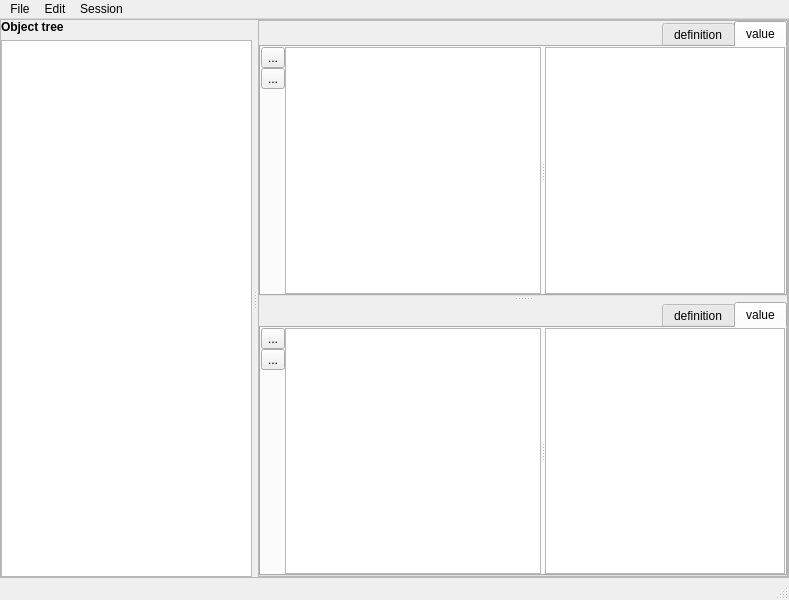
<?xml version="1.0" encoding="UTF-8"?>
<!--
######################################################################################################################
# Copyright (C) 2017 - 2018 Spine project consortium
# This file is part of Spine Toolbox.
# Spine Toolbox is free software: you can redistribute it and/or modify it under the terms of the GNU Lesser General
# Public License as published by the Free Software Foundation, either version 3 of the License, or (at your option)
# any later version. This program is distributed in the hope that it will be useful, but WITHOUT ANY WARRANTY;
# without even the implied warranty of MERCHANTABILITY or FITNESS FOR A PARTICULAR PURPOSE. See the GNU Lesser General
# Public License for more details. You should have received a copy of the GNU Lesser General Public License along with
# this program. If not, see <http://www.gnu.org/licenses/>.
######################################################################################################################
-->
<ui version="4.0">
 <class>MainWindow</class>
 <widget class="QMainWindow" name="MainWindow">
  <property name="geometry">
   <rect>
    <x>0</x>
    <y>0</y>
    <width>789</width>
    <height>600</height>
   </rect>
  </property>
  <property name="windowTitle">
   <string>MainWindow</string>
  </property>
  <property name="layoutDirection">
   <enum>Qt::LeftToRight</enum>
  </property>
  <widget class="QWidget" name="centralwidget">
   <layout class="QVBoxLayout" name="verticalLayout_10">
    <property name="spacing">
     <number>0</number>
    </property>
    <property name="leftMargin">
     <number>0</number>
    </property>
    <property name="topMargin">
     <number>0</number>
    </property>
    <property name="rightMargin">
     <number>0</number>
    </property>
    <property name="bottomMargin">
     <number>0</number>
    </property>
    <item>
     <widget class="QSplitter" name="splitter_tree_parameter">
      <property name="frameShape">
       <enum>QFrame::StyledPanel</enum>
      </property>
      <property name="orientation">
       <enum>Qt::Horizontal</enum>
      </property>
      <property name="handleWidth">
       <number>6</number>
      </property>
      <widget class="QWidget" name="layoutWidget">
       <layout class="QVBoxLayout" name="verticalLayout_3">
        <property name="spacing">
         <number>6</number>
        </property>
        <item>
         <widget class="QLabel" name="label_object_tree">
          <property name="font">
           <font>
            <weight>75</weight>
            <bold>true</bold>
           </font>
          </property>
          <property name="text">
           <string>&lt;html&gt;&lt;head/&gt;&lt;body&gt;&lt;p&gt;Object tree&lt;/p&gt;&lt;/body&gt;&lt;/html&gt;</string>
          </property>
         </widget>
        </item>
        <item>
         <widget class="ObjectTreeView" name="treeView_object">
          <property name="sizePolicy">
           <sizepolicy hsizetype="Expanding" vsizetype="Expanding">
            <horstretch>1</horstretch>
            <verstretch>0</verstretch>
           </sizepolicy>
          </property>
          <property name="contextMenuPolicy">
           <enum>Qt::CustomContextMenu</enum>
          </property>
          <property name="editTriggers">
           <set>QAbstractItemView::EditKeyPressed</set>
          </property>
          <property name="selectionMode">
           <enum>QAbstractItemView::ExtendedSelection</enum>
          </property>
          <property name="iconSize">
           <size>
            <width>20</width>
            <height>20</height>
           </size>
          </property>
         </widget>
        </item>
       </layout>
      </widget>
      <widget class="QWidget" name="layoutWidget_2">
       <layout class="QHBoxLayout" name="horizontalLayout_6">
        <item>
         <widget class="QSplitter" name="splitter">
          <property name="sizePolicy">
           <sizepolicy hsizetype="Preferred" vsizetype="Expanding">
            <horstretch>2</horstretch>
            <verstretch>0</verstretch>
           </sizepolicy>
          </property>
          <property name="frameShape">
           <enum>QFrame::StyledPanel</enum>
          </property>
          <property name="orientation">
           <enum>Qt::Vertical</enum>
          </property>
          <property name="handleWidth">
           <number>6</number>
          </property>
          <widget class="QTabWidget" name="tabWidget_object_parameter">
           <property name="sizePolicy">
            <sizepolicy hsizetype="Expanding" vsizetype="Expanding">
             <horstretch>2</horstretch>
             <verstretch>0</verstretch>
            </sizepolicy>
           </property>
           <property name="font">
            <font>
             <weight>50</weight>
             <bold>false</bold>
            </font>
           </property>
           <property name="contextMenuPolicy">
            <enum>Qt::CustomContextMenu</enum>
           </property>
           <property name="layoutDirection">
            <enum>Qt::RightToLeft</enum>
           </property>
           <property name="tabPosition">
            <enum>QTabWidget::North</enum>
           </property>
           <property name="currentIndex">
            <number>0</number>
           </property>
           <property name="tabBarAutoHide">
            <bool>false</bool>
           </property>
           <widget class="QWidget" name="tab_object_parameter_value">
            <attribute name="title">
             <string>value</string>
            </attribute>
            <layout class="QVBoxLayout" name="verticalLayout_4">
             <property name="spacing">
              <number>0</number>
             </property>
             <property name="leftMargin">
              <number>0</number>
             </property>
             <property name="topMargin">
              <number>0</number>
             </property>
             <property name="rightMargin">
              <number>0</number>
             </property>
             <property name="bottomMargin">
              <number>0</number>
             </property>
             <item>
              <widget class="QSplitter" name="splitter_2">
               <property name="layoutDirection">
                <enum>Qt::LeftToRight</enum>
               </property>
               <property name="orientation">
                <enum>Qt::Horizontal</enum>
               </property>
               <widget class="QWidget" name="layoutWidget">
                <layout class="QHBoxLayout" name="horizontalLayout">
                 <property name="spacing">
                  <number>0</number>
                 </property>
                 <item>
                  <layout class="QVBoxLayout" name="verticalLayout_2">
                   <property name="spacing">
                    <number>0</number>
                   </property>
                   <item>
                    <widget class="QToolButton" name="toolButton_add_object_parameter_values">
                     <property name="sizePolicy">
                      <sizepolicy hsizetype="Fixed" vsizetype="Fixed">
                       <horstretch>2</horstretch>
                       <verstretch>0</verstretch>
                      </sizepolicy>
                     </property>
                     <property name="text">
                      <string>...</string>
                     </property>
                     <property name="iconSize">
                      <size>
                       <width>16</width>
                       <height>16</height>
                      </size>
                     </property>
                    </widget>
                   </item>
                   <item>
                    <widget class="QToolButton" name="toolButton_remove_object_parameter_values">
                     <property name="sizePolicy">
                      <sizepolicy hsizetype="Fixed" vsizetype="Fixed">
                       <horstretch>2</horstretch>
                       <verstretch>0</verstretch>
                      </sizepolicy>
                     </property>
                     <property name="text">
                      <string>...</string>
                     </property>
                     <property name="iconSize">
                      <size>
                       <width>16</width>
                       <height>16</height>
                      </size>
                     </property>
                     <property name="shortcut">
                      <string>Ctrl+S</string>
                     </property>
                    </widget>
                   </item>
                   <item>
                    <spacer name="verticalSpacer_3">
                     <property name="orientation">
                      <enum>Qt::Vertical</enum>
                     </property>
                     <property name="sizeHint" stdset="0">
                      <size>
                       <width>20</width>
                       <height>40</height>
                      </size>
                     </property>
                    </spacer>
                   </item>
                  </layout>
                 </item>
                 <item>
                  <widget class="AutoFilterCopyPasteTableView" name="tableView_object_parameter_value">
                   <property name="sizePolicy">
                    <sizepolicy hsizetype="Expanding" vsizetype="Expanding">
                     <horstretch>2</horstretch>
                     <verstretch>0</verstretch>
                    </sizepolicy>
                   </property>
                   <property name="font">
                    <font>
                     <weight>50</weight>
                     <bold>false</bold>
                    </font>
                   </property>
                   <property name="mouseTracking">
                    <bool>true</bool>
                   </property>
                   <property name="contextMenuPolicy">
                    <enum>Qt::CustomContextMenu</enum>
                   </property>
                   <property name="layoutDirection">
                    <enum>Qt::LeftToRight</enum>
                   </property>
                   <property name="tabKeyNavigation">
                    <bool>false</bool>
                   </property>
                   <property name="selectionBehavior">
                    <enum>QAbstractItemView::SelectItems</enum>
                   </property>
                   <property name="sortingEnabled">
                    <bool>false</bool>
                   </property>
                   <property name="wordWrap">
                    <bool>false</bool>
                   </property>
                   <attribute name="horizontalHeaderHighlightSections">
                    <bool>false</bool>
                   </attribute>
                   <attribute name="verticalHeaderVisible">
                    <bool>false</bool>
                   </attribute>
                   <attribute name="verticalHeaderHighlightSections">
                    <bool>false</bool>
                   </attribute>
                   <attribute name="verticalHeaderMinimumSectionSize">
                    <number>20</number>
                   </attribute>
                  </widget>
                 </item>
                </layout>
               </widget>
               <widget class="AutoFilterCopyPasteTableView" name="tableView_object_parameter_json">
                <property name="sizePolicy">
                 <sizepolicy hsizetype="Expanding" vsizetype="Expanding">
                  <horstretch>1</horstretch>
                  <verstretch>0</verstretch>
                 </sizepolicy>
                </property>
                <property name="layoutDirection">
                 <enum>Qt::LeftToRight</enum>
                </property>
                <attribute name="horizontalHeaderStretchLastSection">
                 <bool>false</bool>
                </attribute>
               </widget>
              </widget>
             </item>
            </layout>
           </widget>
           <widget class="QWidget" name="tab_object_parameter_definition">
            <attribute name="title">
             <string>definition</string>
            </attribute>
            <layout class="QVBoxLayout" name="verticalLayout_6">
             <property name="spacing">
              <number>0</number>
             </property>
             <property name="leftMargin">
              <number>0</number>
             </property>
             <property name="topMargin">
              <number>0</number>
             </property>
             <property name="rightMargin">
              <number>0</number>
             </property>
             <property name="bottomMargin">
              <number>0</number>
             </property>
             <item>
              <layout class="QHBoxLayout" name="horizontalLayout_5">
               <property name="spacing">
                <number>0</number>
               </property>
               <item>
                <widget class="AutoFilterCopyPasteTableView" name="tableView_object_parameter_definition">
                 <property name="sizePolicy">
                  <sizepolicy hsizetype="Expanding" vsizetype="Expanding">
                   <horstretch>2</horstretch>
                   <verstretch>0</verstretch>
                  </sizepolicy>
                 </property>
                 <property name="contextMenuPolicy">
                  <enum>Qt::CustomContextMenu</enum>
                 </property>
                 <property name="layoutDirection">
                  <enum>Qt::LeftToRight</enum>
                 </property>
                 <property name="tabKeyNavigation">
                  <bool>false</bool>
                 </property>
                 <property name="selectionBehavior">
                  <enum>QAbstractItemView::SelectItems</enum>
                 </property>
                 <property name="sortingEnabled">
                  <bool>false</bool>
                 </property>
                 <property name="wordWrap">
                  <bool>false</bool>
                 </property>
                 <attribute name="horizontalHeaderHighlightSections">
                  <bool>false</bool>
                 </attribute>
                 <attribute name="horizontalHeaderShowSortIndicator" stdset="0">
                  <bool>false</bool>
                 </attribute>
                 <attribute name="verticalHeaderVisible">
                  <bool>false</bool>
                 </attribute>
                 <attribute name="verticalHeaderHighlightSections">
                  <bool>false</bool>
                 </attribute>
                </widget>
               </item>
               <item>
                <layout class="QVBoxLayout" name="verticalLayout_5">
                 <property name="spacing">
                  <number>0</number>
                 </property>
                 <item>
                  <widget class="QToolButton" name="toolButton_add_object_parameter_definitions">
                   <property name="text">
                    <string>...</string>
                   </property>
                  </widget>
                 </item>
                 <item>
                  <widget class="QToolButton" name="toolButton_remove_object_parameter_definitions">
                   <property name="text">
                    <string>...</string>
                   </property>
                  </widget>
                 </item>
                 <item>
                  <spacer name="verticalSpacer_4">
                   <property name="orientation">
                    <enum>Qt::Vertical</enum>
                   </property>
                   <property name="sizeHint" stdset="0">
                    <size>
                     <width>20</width>
                     <height>40</height>
                    </size>
                   </property>
                  </spacer>
                 </item>
                </layout>
               </item>
              </layout>
             </item>
            </layout>
           </widget>
          </widget>
          <widget class="QTabWidget" name="tabWidget_relationship_parameter">
           <property name="enabled">
            <bool>true</bool>
           </property>
           <property name="sizePolicy">
            <sizepolicy hsizetype="Expanding" vsizetype="Expanding">
             <horstretch>2</horstretch>
             <verstretch>0</verstretch>
            </sizepolicy>
           </property>
           <property name="font">
            <font>
             <weight>50</weight>
             <bold>false</bold>
            </font>
           </property>
           <property name="contextMenuPolicy">
            <enum>Qt::CustomContextMenu</enum>
           </property>
           <property name="layoutDirection">
            <enum>Qt::RightToLeft</enum>
           </property>
           <property name="tabPosition">
            <enum>QTabWidget::North</enum>
           </property>
           <property name="currentIndex">
            <number>0</number>
           </property>
           <property name="usesScrollButtons">
            <bool>false</bool>
           </property>
           <widget class="QWidget" name="tab_relationship_parameter_value">
            <attribute name="title">
             <string>value</string>
            </attribute>
            <layout class="QVBoxLayout" name="verticalLayout_9">
             <property name="spacing">
              <number>0</number>
             </property>
             <property name="leftMargin">
              <number>0</number>
             </property>
             <property name="topMargin">
              <number>0</number>
             </property>
             <property name="rightMargin">
              <number>0</number>
             </property>
             <property name="bottomMargin">
              <number>0</number>
             </property>
             <item>
              <widget class="QSplitter" name="splitter_3">
               <property name="layoutDirection">
                <enum>Qt::LeftToRight</enum>
               </property>
               <property name="orientation">
                <enum>Qt::Horizontal</enum>
               </property>
               <widget class="QWidget" name="layoutWidget">
                <layout class="QHBoxLayout" name="horizontalLayout_2">
                 <property name="spacing">
                  <number>0</number>
                 </property>
                 <item>
                  <layout class="QVBoxLayout" name="verticalLayout">
                   <property name="spacing">
                    <number>0</number>
                   </property>
                   <item>
                    <widget class="QToolButton" name="toolButton_add_relationship_parameter_values">
                     <property name="text">
                      <string>...</string>
                     </property>
                    </widget>
                   </item>
                   <item>
                    <widget class="QToolButton" name="toolButton_remove_relationship_parameter_values">
                     <property name="text">
                      <string>...</string>
                     </property>
                    </widget>
                   </item>
                   <item>
                    <spacer name="verticalSpacer">
                     <property name="orientation">
                      <enum>Qt::Vertical</enum>
                     </property>
                     <property name="sizeHint" stdset="0">
                      <size>
                       <width>20</width>
                       <height>40</height>
                      </size>
                     </property>
                    </spacer>
                   </item>
                  </layout>
                 </item>
                 <item>
                  <widget class="AutoFilterCopyPasteTableView" name="tableView_relationship_parameter_value">
                   <property name="sizePolicy">
                    <sizepolicy hsizetype="Expanding" vsizetype="Expanding">
                     <horstretch>2</horstretch>
                     <verstretch>0</verstretch>
                    </sizepolicy>
                   </property>
                   <property name="mouseTracking">
                    <bool>true</bool>
                   </property>
                   <property name="contextMenuPolicy">
                    <enum>Qt::CustomContextMenu</enum>
                   </property>
                   <property name="layoutDirection">
                    <enum>Qt::LeftToRight</enum>
                   </property>
                   <property name="tabKeyNavigation">
                    <bool>false</bool>
                   </property>
                   <property name="selectionBehavior">
                    <enum>QAbstractItemView::SelectItems</enum>
                   </property>
                   <property name="sortingEnabled">
                    <bool>false</bool>
                   </property>
                   <property name="wordWrap">
                    <bool>false</bool>
                   </property>
                   <attribute name="horizontalHeaderHighlightSections">
                    <bool>false</bool>
                   </attribute>
                   <attribute name="verticalHeaderVisible">
                    <bool>false</bool>
                   </attribute>
                   <attribute name="verticalHeaderHighlightSections">
                    <bool>false</bool>
                   </attribute>
                  </widget>
                 </item>
                </layout>
               </widget>
               <widget class="AutoFilterCopyPasteTableView" name="tableView_relationship_parameter_json">
                <property name="sizePolicy">
                 <sizepolicy hsizetype="Expanding" vsizetype="Expanding">
                  <horstretch>1</horstretch>
                  <verstretch>0</verstretch>
                 </sizepolicy>
                </property>
                <attribute name="horizontalHeaderStretchLastSection">
                 <bool>false</bool>
                </attribute>
               </widget>
              </widget>
             </item>
            </layout>
           </widget>
           <widget class="QWidget" name="tab_relationship_parameter_definition">
            <attribute name="title">
             <string>definition</string>
            </attribute>
            <layout class="QVBoxLayout" name="verticalLayout_8">
             <property name="spacing">
              <number>0</number>
             </property>
             <property name="leftMargin">
              <number>0</number>
             </property>
             <property name="topMargin">
              <number>0</number>
             </property>
             <property name="rightMargin">
              <number>0</number>
             </property>
             <property name="bottomMargin">
              <number>0</number>
             </property>
             <item>
              <layout class="QHBoxLayout" name="horizontalLayout_3">
               <property name="spacing">
                <number>0</number>
               </property>
               <item>
                <widget class="AutoFilterCopyPasteTableView" name="tableView_relationship_parameter_definition">
                 <property name="sizePolicy">
                  <sizepolicy hsizetype="Expanding" vsizetype="Expanding">
                   <horstretch>2</horstretch>
                   <verstretch>0</verstretch>
                  </sizepolicy>
                 </property>
                 <property name="contextMenuPolicy">
                  <enum>Qt::CustomContextMenu</enum>
                 </property>
                 <property name="layoutDirection">
                  <enum>Qt::LeftToRight</enum>
                 </property>
                 <property name="tabKeyNavigation">
                  <bool>false</bool>
                 </property>
                 <property name="selectionBehavior">
                  <enum>QAbstractItemView::SelectItems</enum>
                 </property>
                 <property name="sortingEnabled">
                  <bool>false</bool>
                 </property>
                 <property name="wordWrap">
                  <bool>false</bool>
                 </property>
                 <attribute name="horizontalHeaderHighlightSections">
                  <bool>false</bool>
                 </attribute>
                 <attribute name="verticalHeaderVisible">
                  <bool>false</bool>
                 </attribute>
                 <attribute name="verticalHeaderHighlightSections">
                  <bool>false</bool>
                 </attribute>
                </widget>
               </item>
               <item>
                <layout class="QVBoxLayout" name="verticalLayout_7">
                 <property name="spacing">
                  <number>0</number>
                 </property>
                 <item>
                  <widget class="QToolButton" name="toolButton_add_relationship_parameter_definitions">
                   <property name="text">
                    <string>...</string>
                   </property>
                  </widget>
                 </item>
                 <item>
                  <widget class="QToolButton" name="toolButton_remove_relationship_parameter_definitions">
                   <property name="text">
                    <string>...</string>
                   </property>
                  </widget>
                 </item>
                 <item>
                  <spacer name="verticalSpacer_2">
                   <property name="orientation">
                    <enum>Qt::Vertical</enum>
                   </property>
                   <property name="sizeHint" stdset="0">
                    <size>
                     <width>20</width>
                     <height>40</height>
                    </size>
                   </property>
                  </spacer>
                 </item>
                </layout>
               </item>
              </layout>
             </item>
            </layout>
           </widget>
          </widget>
         </widget>
        </item>
       </layout>
      </widget>
     </widget>
    </item>
   </layout>
  </widget>
  <widget class="QMenuBar" name="menubar">
   <property name="geometry">
    <rect>
     <x>0</x>
     <y>0</y>
     <width>789</width>
     <height>28</height>
    </rect>
   </property>
   <property name="nativeMenuBar">
    <bool>false</bool>
   </property>
   <widget class="QMenu" name="menuSession">
    <property name="title">
     <string>Session</string>
    </property>
    <addaction name="actionRefresh"/>
    <addaction name="actionCommit"/>
    <addaction name="actionRollback"/>
   </widget>
   <widget class="QMenu" name="menuEdit">
    <property name="title">
     <string>Edit</string>
    </property>
    <addaction name="actionCopy"/>
    <addaction name="actionPaste"/>
    <addaction name="separator"/>
    <addaction name="actionAdd_object_classes"/>
    <addaction name="actionAdd_objects"/>
    <addaction name="actionAdd_relationship_classes"/>
    <addaction name="actionAdd_relationships"/>
    <addaction name="separator"/>
    <addaction name="actionAdd_object_parameter_definitions"/>
    <addaction name="actionAdd_object_parameter_values"/>
    <addaction name="actionAdd_relationship_parameter_definitions"/>
    <addaction name="actionAdd_relationship_parameter_values"/>
    <addaction name="separator"/>
    <addaction name="actionEdit_object_classes"/>
    <addaction name="actionEdit_objects"/>
    <addaction name="actionEdit_relationship_classes"/>
    <addaction name="actionEdit_relationships"/>
    <addaction name="separator"/>
    <addaction name="actionRemove_object_tree_items"/>
    <addaction name="separator"/>
    <addaction name="actionRemove_object_parameter_definitions"/>
    <addaction name="actionRemove_object_parameter_values"/>
    <addaction name="actionRemove_relationship_parameter_definitions"/>
    <addaction name="actionRemove_relationship_parameter_values"/>
   </widget>
   <widget class="QMenu" name="menuFile">
    <property name="title">
     <string>File</string>
    </property>
    <addaction name="actionImport"/>
    <addaction name="actionExport"/>
    <addaction name="separator"/>
    <addaction name="actionClose"/>
   </widget>
   <addaction name="menuFile"/>
   <addaction name="menuEdit"/>
   <addaction name="menuSession"/>
  </widget>
  <widget class="QStatusBar" name="statusbar"/>
  <action name="actionCommit">
   <property name="enabled">
    <bool>false</bool>
   </property>
   <property name="icon">
    <iconset resource="resources/resources_icons.qrc">
     <normaloff>:/icons/ok.png</normaloff>:/icons/ok.png</iconset>
   </property>
   <property name="text">
    <string>Commit</string>
   </property>
   <property name="shortcut">
    <string>Ctrl+Return</string>
   </property>
  </action>
  <action name="actionRollback">
   <property name="enabled">
    <bool>false</bool>
   </property>
   <property name="icon">
    <iconset resource="resources/resources_icons.qrc">
     <normaloff>:/icons/nok.png</normaloff>:/icons/nok.png</iconset>
   </property>
   <property name="text">
    <string>Rollback</string>
   </property>
   <property name="shortcut">
    <string>Ctrl+Backspace</string>
   </property>
  </action>
  <action name="actionClose">
   <property name="icon">
    <iconset resource="resources/resources_icons.qrc">
     <normaloff>:/icons/close.png</normaloff>:/icons/close.png</iconset>
   </property>
   <property name="text">
    <string>Close</string>
   </property>
   <property name="shortcut">
    <string>Ctrl+W</string>
   </property>
  </action>
  <action name="actionAdd_object_classes">
   <property name="icon">
    <iconset resource="resources/resources_icons.qrc">
     <normaloff>:/icons/plus_object_icon.png</normaloff>:/icons/plus_object_icon.png</iconset>
   </property>
   <property name="text">
    <string>Add object classes</string>
   </property>
   <property name="toolTip">
    <string>Add object classes</string>
   </property>
   <property name="shortcut">
    <string>Ctrl+Shift+O</string>
   </property>
  </action>
  <action name="actionAdd_objects">
   <property name="icon">
    <iconset resource="resources/resources_icons.qrc">
     <normaloff>:/icons/plus_object_icon.png</normaloff>:/icons/plus_object_icon.png</iconset>
   </property>
   <property name="text">
    <string>Add objects</string>
   </property>
   <property name="toolTip">
    <string>Add objects</string>
   </property>
   <property name="shortcut">
    <string>Ctrl+O</string>
   </property>
  </action>
  <action name="actionAdd_relationship_classes">
   <property name="icon">
    <iconset resource="resources/resources_icons.qrc">
     <normaloff>:/icons/plus_relationship_icon.png</normaloff>:/icons/plus_relationship_icon.png</iconset>
   </property>
   <property name="text">
    <string>Add relationship classes</string>
   </property>
   <property name="toolTip">
    <string>Add relationship classes</string>
   </property>
   <property name="shortcut">
    <string>Ctrl+Shift+R</string>
   </property>
  </action>
  <action name="actionAdd_relationships">
   <property name="icon">
    <iconset resource="resources/resources_icons.qrc">
     <normaloff>:/icons/plus_relationship_icon.png</normaloff>:/icons/plus_relationship_icon.png</iconset>
   </property>
   <property name="text">
    <string>Add relationships</string>
   </property>
   <property name="toolTip">
    <string>Add relationships</string>
   </property>
   <property name="shortcut">
    <string>Ctrl+R</string>
   </property>
  </action>
  <action name="actionImport">
   <property name="icon">
    <iconset resource="resources/resources_icons.qrc">
     <normaloff>:/icons/import_ds.png</normaloff>:/icons/import_ds.png</iconset>
   </property>
   <property name="text">
    <string>Import</string>
   </property>
   <property name="shortcut">
    <string>Ctrl+I</string>
   </property>
  </action>
  <action name="actionExport">
   <property name="enabled">
    <bool>false</bool>
   </property>
   <property name="icon">
    <iconset resource="resources/resources_icons.qrc">
     <normaloff>:/icons/export_ds.png</normaloff>:/icons/export_ds.png</iconset>
   </property>
   <property name="text">
    <string>Export</string>
   </property>
   <property name="shortcut">
    <string>Ctrl+E</string>
   </property>
  </action>
  <action name="actionConnect">
   <property name="text">
    <string>Connect</string>
   </property>
  </action>
  <action name="actionCopy">
   <property name="enabled">
    <bool>true</bool>
   </property>
   <property name="icon">
    <iconset resource="resources/resources_icons.qrc">
     <normaloff>:/icons/copy.png</normaloff>:/icons/copy.png</iconset>
   </property>
   <property name="text">
    <string>Copy</string>
   </property>
   <property name="shortcut">
    <string>Ctrl+C</string>
   </property>
  </action>
  <action name="actionPaste">
   <property name="enabled">
    <bool>true</bool>
   </property>
   <property name="icon">
    <iconset resource="resources/resources_icons.qrc">
     <normaloff>:/icons/paste.png</normaloff>:/icons/paste.png</iconset>
   </property>
   <property name="text">
    <string>Paste</string>
   </property>
   <property name="shortcut">
    <string>Ctrl+V</string>
   </property>
  </action>
  <action name="actionAdd_object_parameter_definitions">
   <property name="icon">
    <iconset resource="resources/resources_icons.qrc">
     <normaloff>:/icons/plus_object_parameter_icon.png</normaloff>:/icons/plus_object_parameter_icon.png</iconset>
   </property>
   <property name="text">
    <string>Add object parameter definitions</string>
   </property>
  </action>
  <action name="actionAdd_object_parameter_values">
   <property name="icon">
    <iconset resource="resources/resources_icons.qrc">
     <normaloff>:/icons/plus_object_parameter_icon.png</normaloff>:/icons/plus_object_parameter_icon.png</iconset>
   </property>
   <property name="text">
    <string>Add object parameter values</string>
   </property>
  </action>
  <action name="actionRemove_object_parameter_values">
   <property name="enabled">
    <bool>false</bool>
   </property>
   <property name="icon">
    <iconset resource="resources/resources_icons.qrc">
     <normaloff>:/icons/minus_object_parameter_icon.png</normaloff>:/icons/minus_object_parameter_icon.png</iconset>
   </property>
   <property name="text">
    <string>Remove object parameter values</string>
   </property>
  </action>
  <action name="actionAdd_relationship_parameter_definitions">
   <property name="icon">
    <iconset resource="resources/resources_icons.qrc">
     <normaloff>:/icons/plus_relationship_parameter_icon.png</normaloff>:/icons/plus_relationship_parameter_icon.png</iconset>
   </property>
   <property name="text">
    <string>Add relationship parameter definitions</string>
   </property>
  </action>
  <action name="actionAdd_relationship_parameter_values">
   <property name="icon">
    <iconset resource="resources/resources_icons.qrc">
     <normaloff>:/icons/plus_relationship_parameter_icon.png</normaloff>:/icons/plus_relationship_parameter_icon.png</iconset>
   </property>
   <property name="text">
    <string>Add relationship parameter values</string>
   </property>
  </action>
  <action name="actionRemove_relationship_parameter_values">
   <property name="enabled">
    <bool>false</bool>
   </property>
   <property name="icon">
    <iconset resource="resources/resources_icons.qrc">
     <normaloff>:/icons/minus_relationship_parameter_icon.png</normaloff>:/icons/minus_relationship_parameter_icon.png</iconset>
   </property>
   <property name="text">
    <string>Remove relationship parameter values</string>
   </property>
  </action>
  <action name="actionRemove_object_parameter_definitions">
   <property name="enabled">
    <bool>false</bool>
   </property>
   <property name="icon">
    <iconset resource="resources/resources_icons.qrc">
     <normaloff>:/icons/minus_object_parameter_icon.png</normaloff>:/icons/minus_object_parameter_icon.png</iconset>
   </property>
   <property name="text">
    <string>Remove object parameter definitions</string>
   </property>
  </action>
  <action name="actionRemove_relationship_parameter_definitions">
   <property name="enabled">
    <bool>false</bool>
   </property>
   <property name="icon">
    <iconset resource="resources/resources_icons.qrc">
     <normaloff>:/icons/minus_relationship_parameter_icon.png</normaloff>:/icons/minus_relationship_parameter_icon.png</iconset>
   </property>
   <property name="text">
    <string>Remove relationship parameter definitions</string>
   </property>
  </action>
  <action name="actionRefresh">
   <property name="icon">
    <iconset resource="resources/resources_icons.qrc">
     <normaloff>:/icons/refresh.png</normaloff>:/icons/refresh.png</iconset>
   </property>
   <property name="text">
    <string>Refresh</string>
   </property>
   <property name="shortcut">
    <string>Ctrl+Shift+Return</string>
   </property>
  </action>
  <action name="actionEdit_object_classes">
   <property name="icon">
    <iconset resource="resources/resources_icons.qrc">
     <normaloff>:/icons/edit_object_icon.png</normaloff>:/icons/edit_object_icon.png</iconset>
   </property>
   <property name="text">
    <string>Edit object classes</string>
   </property>
  </action>
  <action name="actionEdit_relationship_classes">
   <property name="icon">
    <iconset resource="resources/resources_icons.qrc">
     <normaloff>:/icons/edit_relationship_icon.png</normaloff>:/icons/edit_relationship_icon.png</iconset>
   </property>
   <property name="text">
    <string>Edit relationship classes</string>
   </property>
  </action>
  <action name="actionEdit_objects">
   <property name="icon">
    <iconset resource="resources/resources_icons.qrc">
     <normaloff>:/icons/edit_object_icon.png</normaloff>:/icons/edit_object_icon.png</iconset>
   </property>
   <property name="text">
    <string>Edit objects</string>
   </property>
  </action>
  <action name="actionEdit_relationships">
   <property name="icon">
    <iconset resource="resources/resources_icons.qrc">
     <normaloff>:/icons/edit_relationship_icon.png</normaloff>:/icons/edit_relationship_icon.png</iconset>
   </property>
   <property name="text">
    <string>Edit relationships</string>
   </property>
  </action>
  <action name="actionRemove_object_tree_items">
   <property name="icon">
    <iconset resource="resources/resources_icons.qrc">
     <normaloff>:/icons/minus_object_icon.png</normaloff>:/icons/minus_object_icon.png</iconset>
   </property>
   <property name="text">
    <string>Remove object tree items</string>
   </property>
  </action>
 </widget>
 <customwidgets>
  <customwidget>
   <class>ObjectTreeView</class>
   <extends>QTreeView</extends>
   <header>widgets/custom_qtreeview.h</header>
  </customwidget>
  <customwidget>
   <class>AutoFilterCopyPasteTableView</class>
   <extends>QTableView</extends>
   <header>widgets/custom_qtableview.h</header>
  </customwidget>
 </customwidgets>
 <resources>
  <include location="resources/resources_icons.qrc"/>
 </resources>
 <connections/>
</ui>
